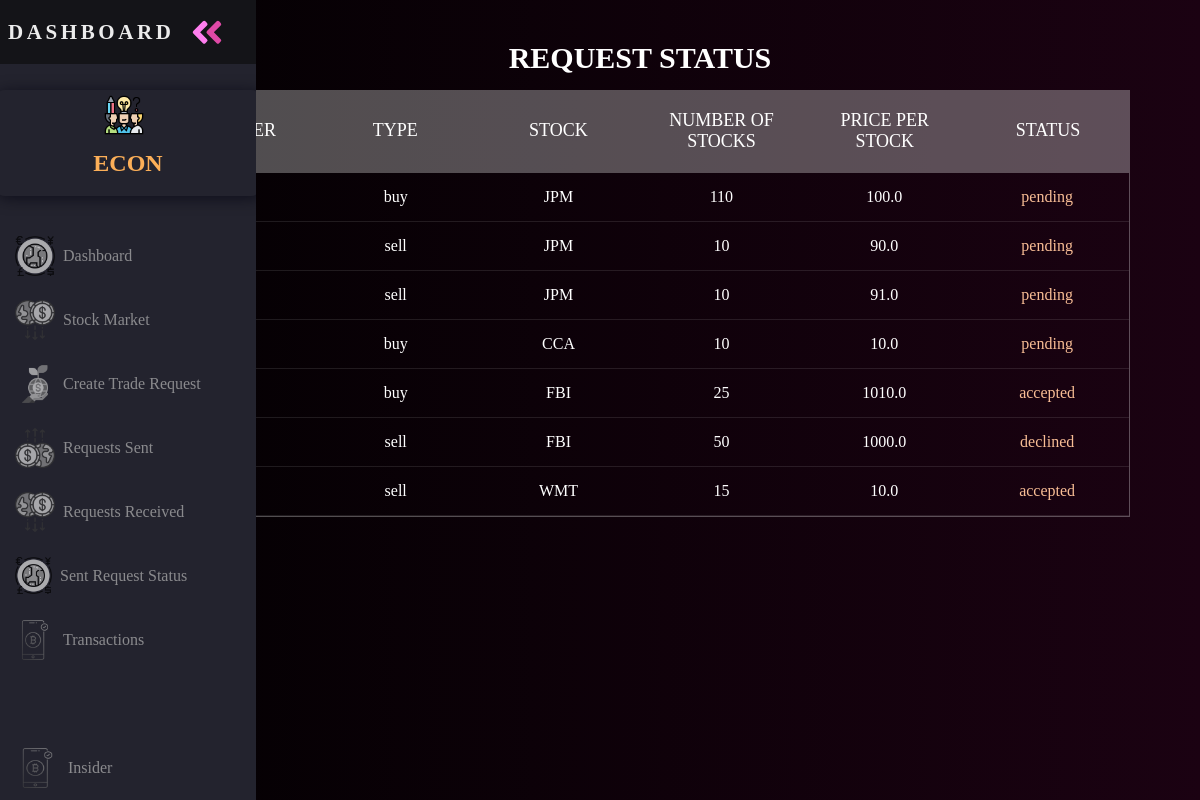
/transaction-history/ (signed in), run on the app's committed database.
### international/models.py (models this page shows, shortened)
class tradereq(models.Model):
    sender=models.ForeignKey(settings.AUTH_USER_MODEL, on_delete=models.CASCADE, related_name="sender_trade_inter")
    receiver=models.ForeignKey(settings.AUTH_USER_MODEL, on_delete=models.CASCADE, related_name="receiver_trade_inter")
    action=models.CharField(choices=action_list,max_length=10,default='buy')
    status=models.CharField(choices=status_list,max_length=50,default='pending')
    stock=models.CharField(choices=stock_list,max_length=100)
    numberofstocks=models.IntegerField(default=0)
    priceperstock=models.FloatField(null=True, blank=False, default=0)
    is_active= models.BooleanField(blank=False, null=False, default=True)

### international/views.py (the view)
# urls.py: path('transaction-history/',history,name='transaction-history'),
@login_required
def history(request):
    user=request.user
    transactions=tradereq.objects.order_by('-id').filter(sender=user)
    return render(request,'international/transaction-history.html',{'requests':transactions})

### international/templates/international/transaction-history.html (shortened to what this page needs)
<head>
</head>
<body>
  {% include 'international/dashnav.html' %}
  <main>
    <section style="padding-left: 5%; padding-right: 5%; width: 90%;">
      <h1>Request Status</h1>
      <div class="tbl-header" >
        <table cellpadding="0" cellspacing="0" border="0">
          <thead >
            <th><p>Receiver</p></th>
            <th><p>Type</p></th>
            <th><p>Stock</p></th>
            <th><p>Number of Stocks</p></th>
            <th><p>Price per Stock</p></th>
            <th><p>Status</p></th>
          </thead>
        </table>
      </div>
      <div class="tbl-content">
        <table cellpadding="0" cellspacing="0" border="0">
          <tbody>
            {% for req in requests %}
            <tr><td>{{ req.receiver }}</td>
            <td>{{ req.action }} </td>
            <td>{{ req.stock }} </td>
            <td>{{ req.numberofstocks }}</td>
            <td>{{ req.priceperstock }}</td>
            <td style="color:#f8bd95">{{ req.status }}</td>
            </tr>
        {% endfor %}
        </tbody>
        </table>
      </div>
    </section>
  </main>
</body>

### international/templates/international/dashnav.html (shortened to what this page needs)
{% load static %}
<head>
</head>
<body>
  <nav class="navbar">
    <ul class="navbar-nav">
      <li class="logo">
        <a href="#" class="nav-link">
          <span class="link-text logo-text">DASHBOARD</span>
        </a>
      </li>
      <div class="team-info nav-item">
        <img src= "{% static 'img-2021/01.png' %}" width="40" height="40">
        <div class="team-name link-text"><h2>{{ user.username }}</h2></div>
      </div>
      <br>
      <li class="nav-item">
        <a href="{% url 'international:dashboard' %}" class="nav-link">
          <img src="{% static 'img-2021/05.png' %}" width="40" height="40">
          <span class="link-text">Dashboard</span>
        </a>
      </li>
      <li class="nav-item">
        <a href="{% url 'international:stocks' %}" class="nav-link">
          <img src="{% static 'img-2021/04.png' %}" width="40" height="40">
          <span class="link-text">Stock Market</span>
        </a>
      </li>
      <li class="nav-item">
        <a href="{% url 'international:createrequest' %}" class="nav-link">
          <img src="{% static 'img-2021/02.png' %}" width="40" height="40">
          <span class="link-text">Create Trade Request</span>
        </a>
      </li>
      <li class="nav-item">
        <a href="{% url 'international:sentreq' %}" class="nav-link">
          <img src="{% static 'img-2021/03.png' %}" width="40" height="40">
          <span class="link-text">Requests Sent</span>
        </a>
      </li>
      <li class="nav-item">
        <a href="{% url 'international:receivedreq' %}" class="nav-link">
          <img src="{% static 'img-2021/04.png' %}" width="40" height="40">
          <span class="link-text">Requests Received</span>
        </a>
      </li>
      <li class="nav-item">
        <a href="{% url 'international:transaction-history' %}" class="nav-link">
          <img src="{% static 'img-2021/05.png' %}" width="37" height="37">
          <span class="link-text">Sent Request Status </span>
        </a>
      </li>
      <li class="nav-item">
        <a href="{% url 'international:transaction-log' %}" class="nav-link">
          <img src="{% static 'img-2021/06.png' %}" width="40" height="40">
          <span class="link-text">Transactions</span>
        </a>
      </li>
      <li class="nav-item" id="themeButton">
        <a href="{% url 'international:report' %}" class="nav-link">
          <img src="{% static 'img-2021/06.png' %}" width="45" height="40">
          <span class="link-text">Insider</span>
        </a>
      </li>
    </ul>
  </nav>
</body>

### international/templates/international/transaction-history.html (style rules this page uses)
body { color: black; background: linear-gradient(to right,black , rgb(27, 2, 18)); margin: 0; padding: 0; }
.team-info { text-align: center; margin: 10px; padding: 5px 5px 5px 5px; border-radius: 10px; width: 12rem; box-shadow: 2px 2px 15px 0 #00000f9f; }
.team-info .team-name { font-size: 1rem; font-weight: bolder; color: #FCAF58; font-family: 'Sanchez', serif; text-transform: uppercase; }
.team-info { font-size: 1.1em; color: #f5a976; line-height: 1rem; text-align: center; font-family: 'Sanchez', serif; }
main { margin-left: 5rem; padding: 1rem; }
.navbar { position: fixed; background-color: var(--bg-primary); transition: width 500ms ease; overflow: scroll; }
.navbar-nav { list-style: none; padding: 0; margin: 0; display: flex; flex-direction: column; align-items: center; height: 100%; }
.nav-item { width: 100%; }
.nav-item:last-child { margin-top: auto; }
.nav-link { display: flex; align-items: center; height: 4rem; color: var(--text-primary); text-decoration: none; filter: grayscale(100%) opacity(0.7); transition: var(--transition-speed); padding-left: 15px; }
.link-text { display: none; margin-left: 0.5rem; }
.nav-link svg { width: 2rem; min-width: 2rem; margin: 0 1.5rem; }
.logo { font-weight: bold; text-transform: uppercase; margin-bottom: 1rem; text-align: center; color: var(--text-secondary); background: var(--bg-secondary); font-size: 1.5rem; letter-spacing: 0.3ch; width: 100%; }
.logo svg { transform: rotate(0deg); transition: var(--transition-speed); }
.logo-text { font-size: 21px; display: inline; position: absolute; left: -999px; transition: var(--transition-speed); }
@media only screen and (min-width: 600px) { .navbar { top: 0; width: 5rem; height: 100vh; } }
h1 { font-size: 30px; color: #fff; text-transform: uppercase; font-weight: 300; text-align: center; margin-bottom: 15px; font-weight: 800; }
table { width:100%; table-layout: fixed; }
.tbl-header { background-color: rgba(255,255,255,0.3); }
.tbl-content { margin-top: 0px; border: 1px solid rgba(255,255,255,0.3); }
th { padding: 20px 15px; text-align: center; font-weight: 500; font-size: 18px; color: #fff; text-transform: uppercase; }
td { padding: 15px; text-align: center; vertical-align:middle; font-weight: 300; font-size: 16px; color: white; border-bottom: solid 1px rgba(255,255,255,0.1); }

### data on the page
tradereq: action "buy", stock "JPM", numberofstocks "110", priceperstock "100.0", status "pending"
tradereq: action "sell", stock "JPM", numberofstocks "10", priceperstock "90.0", status "pending"
tradereq: action "sell", stock "JPM", numberofstocks "10", priceperstock "91.0", status "pending"
tradereq: action "buy", stock "CCA", numberofstocks "10", priceperstock "10.0", status "pending"
tradereq: action "buy", stock "FBI", numberofstocks "25", priceperstock "1010.0", status "accepted"
tradereq: action "sell", stock "FBI", numberofstocks "50", priceperstock "1000.0", status "declined"
tradereq: action "sell", stock "WMT", numberofstocks "15", priceperstock "10.0", status "accepted"

### other printed values
{{ user.username }} "ECON"
